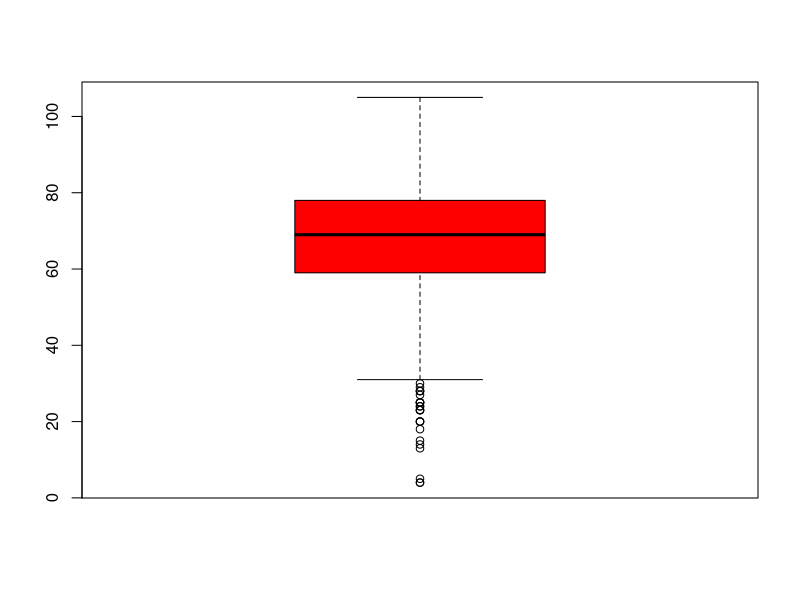
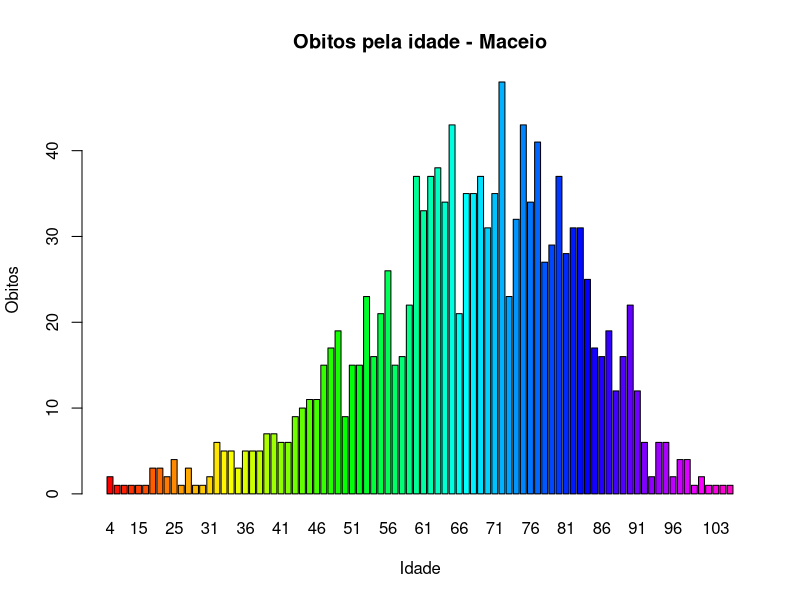
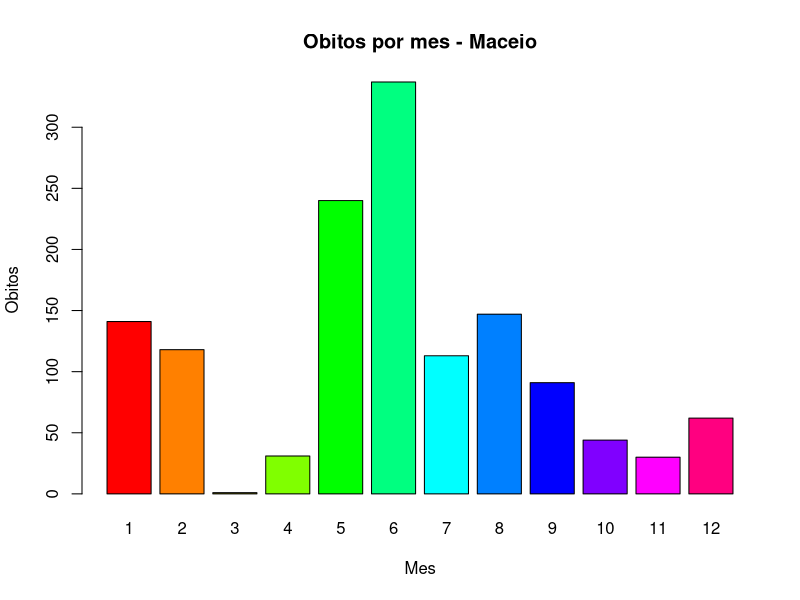
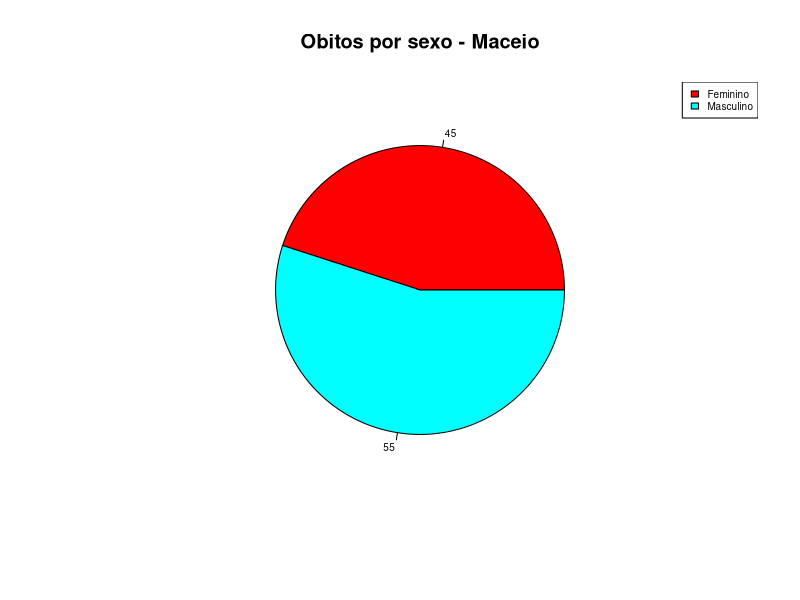
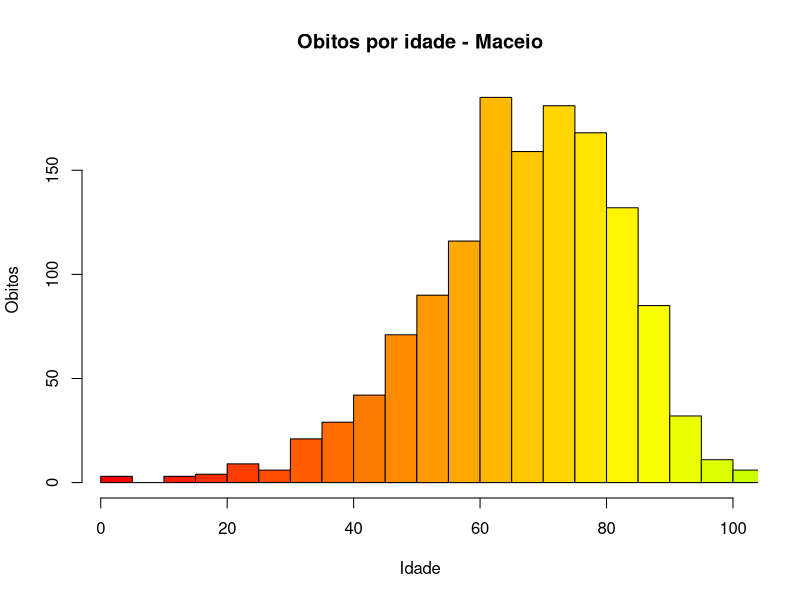

Source code (R) for these figures, in order:
#Q3
dados <- as.data.frame(read.csv(file='BaseCovidAlagoas.csv', header = TRUE, sep=","))
dadosMaceio <- dados[dados$Municipio == " Maceio (AL)",];
head(dadosMaceio)

por_idade = c()
for(i in dadosMaceio["Idade"]) { por_idade <- i }
por_idade <- as.numeric(gsub("([0-9]+).*$", "\\1", por_idade))

# tabela de obitos por mes
por_mes <- table(dadosMaceio$Mes)

#tabela de obitos por sexo
dadosMaceio$Sexo[dadosMaceio$Sexo == "Feminino "] <- "Feminino"

por_sexo <- table(dadosMaceio$Sexo);


#1.1 Grafico de obitos (boxplot)
boxplot(por_idade, data = data, col = c("red"))
#É notável a presença de outliers, ou seja, muitos números fora do padrão
#entre os jovens da faixa entre (1 - 25 anos). Além disso, é possível ver
#uma distribuição assimétrica 
#


#1.2 Grafico de obitos (barra)
barplot(table(por_idade), main="Obitos pela idade - Maceio", xlab="Idade", ylab="Obitos", col=rainbow(100))
#É possível ver uma certa assimetria a esquerda no grafico, alem de um alto
#indice de mortes no intervalo de 55 a 89 anos

#2 Grafico de Obitos por mes - Maceio
barplot(por_mes, main="Obitos por mes - Maceio", xlab="Mes", ylab="Obitos", col=rainbow(length(por_mes)))
#Possível notar um grande número de mortes entre os meses de Maio - Junho e
#Janeiro - Feveiro, provavelmente causados pelas festividades de inicio do ano

# 3 Graficos de Obitos por sexo (Pizza)
lab <- round(100*por_sexo/sum(por_sexo), 1)
pie(por_sexo,labels = lab, main="Obitos por sexo - Maceio", col = rainbow(length(por_sexo)), radius = 0.75, cex=.6)
legend("topright", names(por_sexo), cex = 0.6, fill = rainbow(length(por_sexo)))
#O gráfico mostra que os homens apresentam quase que 10% de mais óbitos, em relação
#as mulheres na cidade de Maceio

# 4 Graficos Obitos por idade (histograma)
hist(por_idade, col=rainbow(100), xlab="Idade", ylab="Obitos", main="Obitos por idade - Maceio", breaks=25, xlim=c(1,100))
#É possível ver uma certa assimetria a esquerda no histograma, alem de um alto
#indice de mortes dos idosos de 50 a 90 anos, como também foi apresentado no
#gráfico de barra, mas no histogramas temos esses dados mais agrupados
